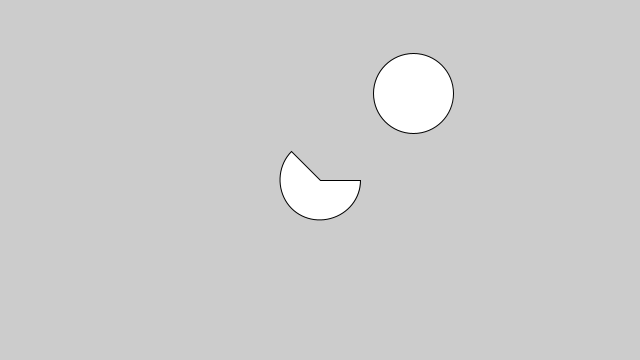
Frame 1 (no input)
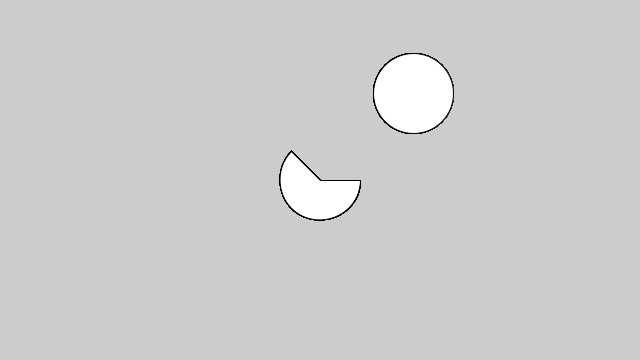
Frame 60 (the mouse pressed at the canvas centre just before this capture)
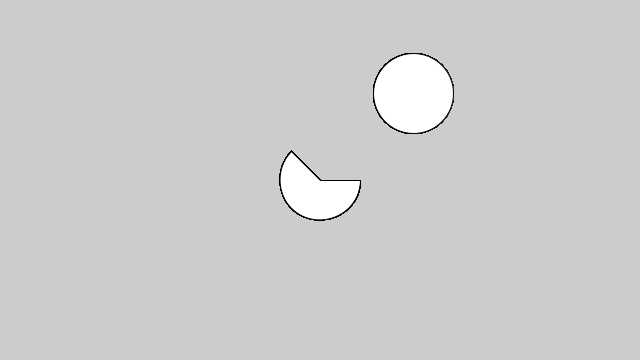
Frame 120 (the mouse held since frame 60 and released just before this capture)

The Processing sketch that drew these frames (run headless with seeded random() and noise(); from frame 60 on, the mouse is pressed at the canvas centre):

// Processing sketch: PacMan2
// ── PacMan2.pde
PacMan bob;
Food food;

void setup() {
  size(640, 360);
  bob = new PacMan();
  food = new Food();
}

void draw() {
  bob.draw();
  food.draw();
}

// ── FoodClass.pde
class Food {
  float x = random(0, width);
  float y = random(0, height);

  void draw() {
    ellipse(x, y, 80, 80);
  }
}

// ── PacManClass.pde
class PacMan {
  float x = width/2;
  float y = height/2;

  void draw() {
    arc(x, y, 80, 80, 0, PI+QUARTER_PI, PIE);
  }
}
